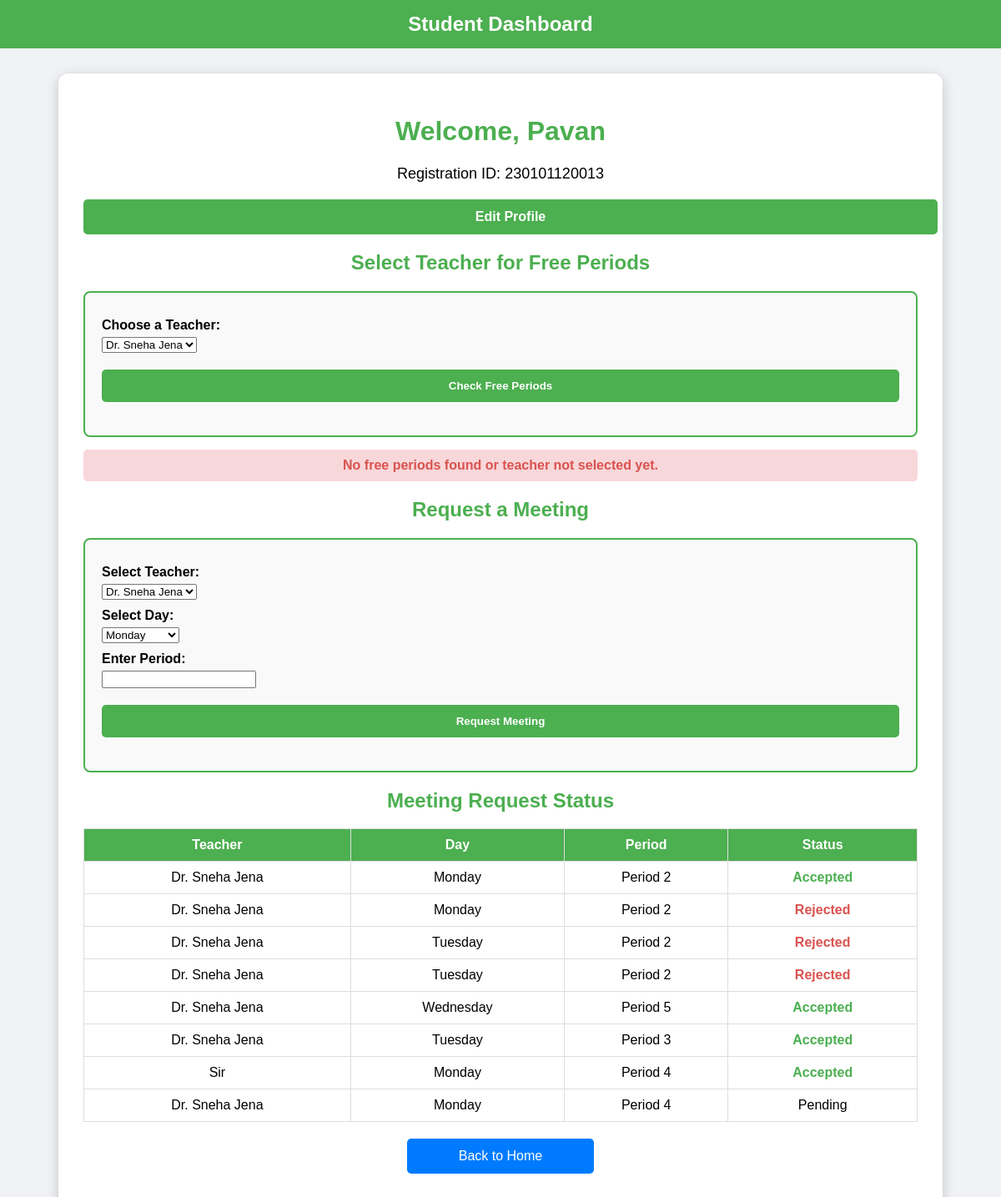
/student_dashboard (signed in), run on the app's committed database.
### models.py (models this page shows)
class Student(db.Model):
    __tablename__ = 'students'  # Ensures table name consistency
    id = db.Column(db.Integer, primary_key=True, autoincrement=True)  # Correct
    user_id = db.Column(db.String(100), unique=True, nullable=False)
    password = db.Column(db.String(100), nullable=False)
    name = db.Column(db.String(100), nullable=False)
    reg_number = db.Column(db.String(100), nullable=True)  # Required field as per your requirement
    program = db.Column(db.String(100), nullable=True)
    stream = db.Column(db.String(100), nullable=True)
    section = db.Column(db.String(100), nullable=True)

class MeetingRequest(db.Model):
    id = db.Column(db.Integer, primary_key=True)
    student_reg_no = db.Column(db.String(100), nullable=True)
    teacher_id = db.Column(db.Integer, db.ForeignKey('teachers.id'), nullable=False)  # Correct FK reference
    requested_day = db.Column(db.String(20), nullable=False)
    requested_period = db.Column(db.String(20), nullable=False)
    status = db.Column(db.String(20), default='Pending')
    student_name = db.Column(db.String(100), nullable=False)
    student_reg_no = db.Column(db.String(20), nullable=False)
    teacher = db.relationship('Teacher', backref='meeting_requests')

class Teacher(db.Model):
    __tablename__ = 'teachers'  # Add this line to match the foreign key reference
    id = db.Column(db.Integer, primary_key=True)
    user_id = db.Column(db.String(100), unique=True, nullable=False)
    password = db.Column(db.String(100), nullable=False)
    name = db.Column(db.String(100), nullable=False)
    profile_pic = db.Column(db.String(100))
    timetable = db.Column(db.Text, nullable=True)
    processed_timetable = db.Column(db.Text, nullable=True)

### app.py (the view)
@app.route('/student_dashboard', methods=['GET', 'POST'])
def student_dashboard():
    if 'student_id' not in session:
        flash('Please log in to access your dashboard.', 'warning')
        return redirect(url_for('student_login'))
    student = Student.query.get(session['student_id'])
    if not student:
        flash('Student profile not found.', 'danger')
        return redirect(url_for('student_login'))
    teachers = Teacher.query.all()
    meeting_request_form = MeetingRequestForm()
    meeting_request_form.teacher_id.choices = [(teacher.id, teacher.name) for teacher in teachers] if teachers else []
    if not teachers:
        flash('No teachers available. Please try again later.', 'info')
    meeting_requests = db.session.query(MeetingRequest, Teacher.name).join(Teacher).filter(MeetingRequest.student_reg_no == student.reg_number).all()
    if not meeting_requests:
        flash('You have no meeting requests yet.', 'info')
    free_periods = {}
    selected_teacher_id = request.form.get('teacher_id') or meeting_request_form.teacher_id.data
    if selected_teacher_id:
        selected_teacher = Teacher.query.get(selected_teacher_id)
        if selected_teacher and selected_teacher.timetable:
            timetable_data = json.loads(selected_teacher.timetable)
            for day, periods in timetable_data.items():
                free_periods[day] = periods.get("Free Periods", [])
    return render_template(
        'student_dashboard.html',
        student=student,
        teachers=teachers,
        meeting_request_form=meeting_request_form,
        meeting_requests=meeting_requests,
        free_periods=free_periods
    )

### forms.py
class MeetingRequestForm(FlaskForm):
    student_name = StringField('Your Name', validators=[DataRequired()])
    student_reg_no = StringField('Registration Number', validators=[DataRequired()])
    teacher_id = SelectField('Select Teacher', coerce=int)
    requested_day = SelectField('Select Day', choices=[
        ('Monday', 'Monday'), ('Tuesday', 'Tuesday'), ('Wednesday', 'Wednesday'),
        ('Thursday', 'Thursday'), ('Friday', 'Friday')
    ])
    requested_period = StringField('Enter Period (e.g., "Period 2")', validators=[DataRequired()])
    submit = SubmitField('Request Meeting')

### templates/student_dashboard.html (shortened to what this page needs)
<!DOCTYPE html>
<html>
<head>
</head>
<body>
    <div class="navbar">Student Dashboard</div>
    <div class="dashboard-container">
        <h1>Welcome, {{ student.name }}</h1>
        <p>Registration ID: {{ student.reg_number }}</p>
        <a href="{{ url_for('student_profile') }}" class="button">Edit Profile</a>
        <h2>Select Teacher for Free Periods</h2>
        <form method="POST" action="{{ url_for('student_dashboard') }}" onsubmit="return validateForm();">
            <label for="teacher">Choose a Teacher:</label>
            {{ meeting_request_form.teacher_id }}
            <input type="submit" value="Check Free Periods" class="button">
        </form>
        {% if free_periods %}
        <h2>Free Periods for Selected Teacher</h2>
        <table>
            <tr>
                <th>Day</th>
                <th>Free Periods</th>
            </tr>
            {% for day, periods in free_periods.items() %}
            <tr>
                <td>{{ day }}</td>
                <td>{{ periods | join(', ') }}</td>
            </tr>
            {% endfor %}
        </table>
        {% else %}
        <div class="alert">No free periods found or teacher not selected yet.</div>
        {% endif %}
        <h2>Request a Meeting</h2>
        <form method="POST" action="{{ url_for('request_meeting') }}" onsubmit="return validateForm();">
            <label for="teacher_id">Select Teacher:</label>
            {{ meeting_request_form.teacher_id }}
            <label for="requested_day">Select Day:</label>
            {{ meeting_request_form.requested_day }}
            <label for="requested_period">Enter Period:</label>
            {{ meeting_request_form.requested_period }}
            <button type="submit" class="button">Request Meeting</button>
        </form>
        <h2>Meeting Request Status</h2>
        <table>
            <tr>
                <th>Teacher</th>
                <th>Day</th>
                <th>Period</th>
                <th>Status</th>
            </tr>
            {% for request in meeting_requests %}
            <tr>
                <td>{{ request[1] }}</td>
                <td>{{ request[0].requested_day }}</td>
                <td>{{ request[0].requested_period }}</td>
                <td class="{% if request[0].status == 'Accepted' %}status-accepted{% elif request[0].status == 'Rejected' %}status-rejected{% else %}status-pending{% endif %}">
                    {{ request[0].status }}
                </td>
            </tr>
            {% endfor %}
        </table>
        <a href="{{ url_for('home') }}" class="back-button">Back to Home</a>
    </div>
</body>
</html>

### templates/student_dashboard.html (style rules this page uses)
body { font-family: Arial, sans-serif; background-color: #f0f2f5; margin: 0; padding: 0; box-sizing: border-box; }
.navbar { background-color: #4CAF50; color: #fff; text-align: center; padding: 15px; font-size: 24px; font-weight: bold; }
.dashboard-container { width: 90%; max-width: 1000px; background-color: #ffffff; box-shadow: 0 4px 15px rgba(0, 0, 0, 0.2); border-radius: 12px; margin: 30px auto; padding: 30px; }
h1, h2 { color: #4CAF50; text-align: center; }
p { text-align: center; font-size: 18px; margin-bottom: 20px; }
.button { display: block; width: 100%; background-color: #4CAF50; color: #fff; border: none; padding: 12px; text-align: center; text-decoration: none; border-radius: 5px; cursor: pointer; font-weight: bold; margin: 20px auto; display: block; }
table { width: 100%; border-collapse: collapse; margin-top: 15px; }
th, td { border: 1px solid #ddd; padding: 10px; text-align: center; }
th { background-color: #4CAF50; color: #fff; }
.alert { text-align: center; color: #d9534f; font-weight: bold; background-color: #f8d7da; padding: 10px; border-radius: 5px; margin-top: 15px; }
.status-accepted { color: #4CAF50; font-weight: bold; }
.status-rejected { color: #d9534f; font-weight: bold; }
.back-button { background-color: #007bff; color: #fff; width: 200px; border: none; padding: 12px; border-radius: 5px; text-align: center; text-decoration: none; cursor: pointer; margin: 20px auto; display: block; }
label { display: block; margin: 10px 0 5px; font-weight: bold; }
form { background-color: #f9f9f9; padding: 20px; border: 2px solid #4CAF50; border-radius: 8px; margin-top: 15px; }

### data on the page
Student: name "Pavan", reg_number "230101120013"
MeetingRequest: name "Dr. Sneha Jena", requested_day "Monday", requested_period "Period 2", status "Accepted"
MeetingRequest: name "Dr. Sneha Jena", requested_day "Monday", requested_period "Period 2", status "Rejected"
MeetingRequest: name "Dr. Sneha Jena", requested_day "Tuesday", requested_period "Period 2", status "Rejected"
MeetingRequest: name "Dr. Sneha Jena", requested_day "Tuesday", requested_period "Period 2", status "Rejected"
MeetingRequest: name "Dr. Sneha Jena", requested_day "Wednesday", requested_period "Period 5", status "Accepted"
MeetingRequest: name "Dr. Sneha Jena", requested_day "Tuesday", requested_period "Period 3", status "Accepted"
MeetingRequest: name "Sir", requested_day "Monday", requested_period "Period 4", status "Accepted"
MeetingRequest: name "Dr. Sneha Jena", requested_day "Monday", requested_period "Period 4", status "Pending"
